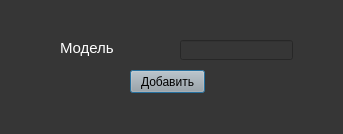
<?xml version="1.0" encoding="UTF-8"?>
<ui version="4.0">
 <class>AddModel</class>
 <widget class="QDialog" name="AddModel">
  <property name="geometry">
   <rect>
    <x>0</x>
    <y>0</y>
    <width>343</width>
    <height>134</height>
   </rect>
  </property>
  <property name="windowTitle">
   <string>Добавление модели авто</string>
  </property>
  <property name="styleSheet">
   <string notr="true">background-color:rgb(54, 54, 54)</string>
  </property>
  <widget class="QPushButton" name="add_model_but">
   <property name="geometry">
    <rect>
     <x>130</x>
     <y>70</y>
     <width>75</width>
     <height>23</height>
    </rect>
   </property>
   <property name="styleSheet">
    <string notr="true">background-color:rgb(167, 168, 167)</string>
   </property>
   <property name="text">
    <string>Добавить</string>
   </property>
  </widget>
  <widget class="QLabel" name="label">
   <property name="geometry">
    <rect>
     <x>60</x>
     <y>40</y>
     <width>101</width>
     <height>16</height>
    </rect>
   </property>
   <property name="font">
    <font>
     <pointsize>11</pointsize>
    </font>
   </property>
   <property name="styleSheet">
    <string notr="true">color:rgb(255, 255, 255)</string>
   </property>
   <property name="text">
    <string>Модель</string>
   </property>
  </widget>
  <widget class="QLineEdit" name="model">
   <property name="geometry">
    <rect>
     <x>180</x>
     <y>40</y>
     <width>113</width>
     <height>20</height>
    </rect>
   </property>
   <property name="styleSheet">
    <string notr="true">color:rgb(243,243,243)</string>
   </property>
  </widget>
 </widget>
 <resources/>
 <connections/>
</ui>
